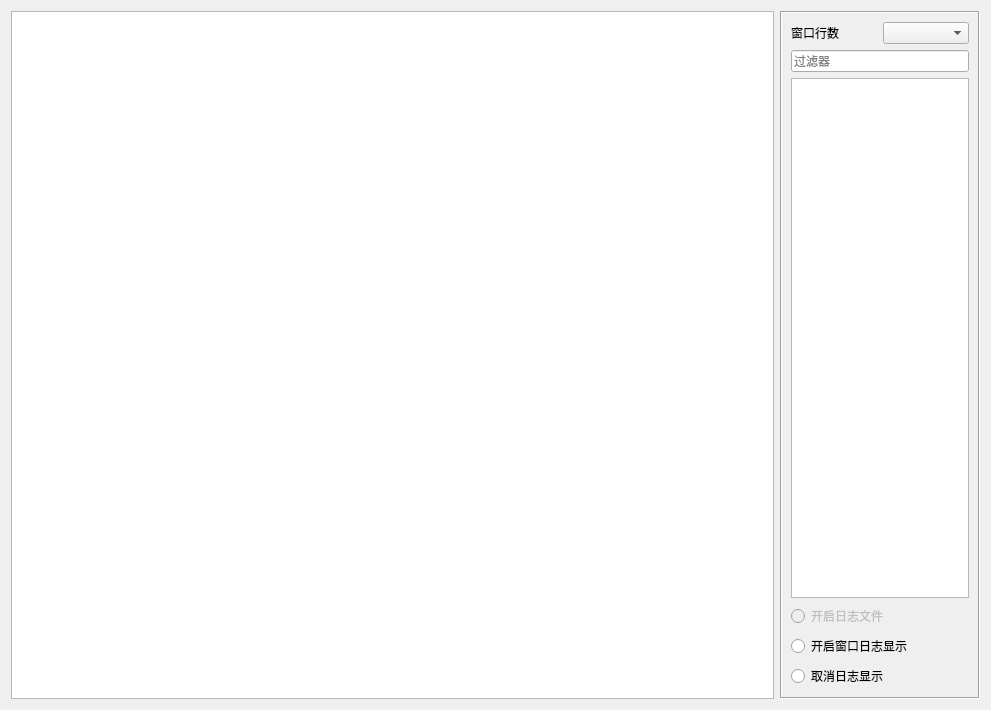
<?xml version="1.0" encoding="UTF-8"?>
<ui version="4.0">
 <class>frmLogger</class>
 <widget class="QWidget" name="frmLogger">
  <property name="geometry">
   <rect>
    <x>0</x>
    <y>0</y>
    <width>991</width>
    <height>710</height>
   </rect>
  </property>
  <property name="windowTitle">
   <string>Form</string>
  </property>
  <layout class="QHBoxLayout" name="horizontalLayout">
   <item>
    <widget class="QTextEdit" name="txtMain">
     <property name="undoRedoEnabled">
      <bool>false</bool>
     </property>
     <property name="readOnly">
      <bool>true</bool>
     </property>
    </widget>
   </item>
   <item>
    <widget class="QFrame" name="frame">
     <property name="minimumSize">
      <size>
       <width>200</width>
       <height>0</height>
      </size>
     </property>
     <property name="maximumSize">
      <size>
       <width>200</width>
       <height>16777215</height>
      </size>
     </property>
     <property name="frameShape">
      <enum>QFrame::Box</enum>
     </property>
     <property name="frameShadow">
      <enum>QFrame::Sunken</enum>
     </property>
     <layout class="QVBoxLayout" name="verticalLayout">
      <item>
       <layout class="QGridLayout" name="gridLayout">
        <item row="1" column="1">
         <widget class="QComboBox" name="cboxViewRows"/>
        </item>
        <item row="1" column="0">
         <widget class="QLabel" name="labRow_2">
          <property name="text">
           <string>窗口行数</string>
          </property>
         </widget>
        </item>
       </layout>
      </item>
      <item>
       <widget class="QLineEdit" name="lineEditSearch">
        <property name="inputMask">
         <string/>
        </property>
        <property name="text">
         <string/>
        </property>
        <property name="placeholderText">
         <string>过滤器</string>
        </property>
       </widget>
      </item>
      <item>
       <widget class="QListWidget" name="listType"/>
      </item>
      <item>
       <widget class="QRadioButton" name="rb_LogtoFile">
        <property name="enabled">
         <bool>false</bool>
        </property>
        <property name="text">
         <string>开启日志文件</string>
        </property>
       </widget>
      </item>
      <item>
       <widget class="QRadioButton" name="rb_LogtoForm">
        <property name="text">
         <string>开启窗口日志显示</string>
        </property>
       </widget>
      </item>
      <item>
       <widget class="QRadioButton" name="rb_LogCancel">
        <property name="text">
         <string>取消日志显示</string>
        </property>
       </widget>
      </item>
     </layout>
    </widget>
   </item>
  </layout>
 </widget>
 <resources/>
 <connections/>
</ui>
